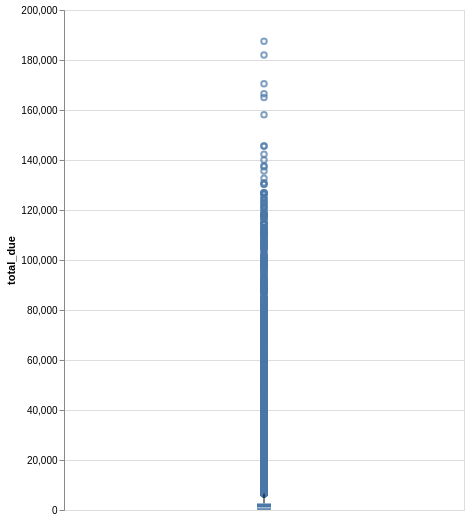

Notebook code for this chart:
### Code cell
# boxplot of total_due, numerous outliers (aligned with last cell)
alt.Chart(df).mark_boxplot().encode(
    y='total_due'
).properties(
    width=400,
    height=500
)

### Figure 1 — Vega specification as saved in the notebook (floating-point values rounded to 4 significant figures; data arrays with more than 128 entries replaced by an {"elided": "..."} marker saying what was removed)
{"$schema": "https://vega.github.io/schema/vega/v5.json", "data": [{"name": "source_0"}, {"name": "data_0"}, {"name": "data_1", "values": {"elided": "2127 records"}}, {"name": "data_2"}, {"name": "data_3", "values": [{"lower_box_total_due": 62.95, "lower_whisker_total_due": 1.518, "upper_whisker_total_due": 6443.0}]}, {"name": "data_4", "values": [{"lower_whisker_total_due": 1.518, "upper_box_total_due": 2615.0, "upper_whisker_total_due": 6443.0}]}, {"name": "data_5"}, {"name": "data_6", "values": [{"lower_box_total_due": 62.95, "max_total_due": 187500.0, "mid_box_total_due": 865.2, "min_total_due": 1.518, "upper_box_total_due": 2615.0}]}, {"name": "data_7", "values": [{"lower_box_total_due": 62.95, "max_total_due": 187500.0, "mid_box_total_due": 865.2, "min_total_due": 1.518, "upper_box_total_due": 2615.0}]}], "marks": [{"type": "symbol", "name": "layer_0_layer_0_marks", "from": {"data": "data_1"}, "encode": {"update": {"fill": {"value": "transparent"}, "stroke": {"value": "#4c78a8"}, "x": {"signal": "width", "mult": 0.5}, "opacity": {"value": 0.7}, "y": {"field": "total_due", "scale": "y"}}}, "style": ["point", "boxplot-outliers"]}, {"type": "rule", "name": "layer_0_layer_1_layer_0_marks", "from": {"data": "data_3"}, "encode": {"update": {"x": {"signal": "width", "mult": 0.5}, "y": {"field": "lower_whisker_total_due", "scale": "y"}, "stroke": {"value": "black"}, "tooltip": {"signal": "{\"Upper Whisker of total_due\": format(datum[\"upper_whisker_total_due\"], \"\"), \"Lower Whisker of total_due\": format(datum[\"lower_whisker_total_due\"], \"\")}"}, "y2": {"field": "lower_box_total_due", "scale": "y"}}}, "style": ["rule", "boxplot-rule"], "aria": false}, {"type": "rule", "name": "layer_0_layer_1_layer_1_marks", "from": {"data": "data_4"}, "encode": {"update": {"y2": {"field": "upper_whisker_total_due", "scale": "y"}, "stroke": {"value": "black"}, "y": {"field": "upper_box_total_due", "scale": "y"}, "tooltip": {"signal": "{\"Upper Whisker of total_due\": format(datum[\"upper_whisker_total_due\"], \"\"), \"Lower Whisker of total_due\": format(datum[\"lower_whisker_total_due\"], \"\")}"}, "x": {"signal": "width", "mult": 0.5}}}, "aria": false, "style": ["rule", "boxplot-rule"]}, {"type": "rect", "name": "layer_1_layer_0_marks", "from": {"data": "data_6"}, "encode": {"update": {"y": {"field": "lower_box_total_due", "scale": "y"}, "tooltip": {"signal": "{\"Max of total_due\": format(datum[\"max_total_due\"], \"\"), \"Q3 of total_due\": format(datum[\"upper_box_total_due\"], \"\"), \"Median of total_due\": format(datum[\"mid_box_total_due\"], \"\"), \"Q1 of total_due\": format(datum[\"lower_box_total_due\"], \"\"), \"Min of total_due\": format(datum[\"min_total_due\"], \"\")}"}, "xc": {"signal": "width", "mult": 0.5}, "width": {"value": 14}, "fill": {"value": "#4c78a8"}, "y2": {"field": "upper_box_total_due", "scale": "y"}}}, "style": ["bar", "boxplot-box"]}, {"type": "rect", "name": "layer_1_layer_1_marks", "from": {"data": "data_7"}, "encode": {"update": {"height": {"value": 1}, "xc": {"signal": "width", "mult": 0.5}, "tooltip": {"signal": "{\"Max of total_due\": format(datum[\"max_total_due\"], \"\"), \"Q3 of total_due\": format(datum[\"upper_box_total_due\"], \"\"), \"Median of total_due\": format(datum[\"mid_box_total_due\"], \"\"), \"Q1 of total_due\": format(datum[\"lower_box_total_due\"], \"\"), \"Min of total_due\": format(datum[\"min_total_due\"], \"\")}"}, "opacity": {"value": 0.7}, "fill": [{"value": "#4c78a8", "test": "datum['lower_box_total_due'] >= datum['upper_box_total_due']"}, {"value": "white"}], "yc": {"field": "mid_box_total_due", "scale": "y"}, "width": {"value": 14}}}, "aria": false, "style": ["tick", "boxplot-median"]}], "scales": [{"name": "y", "type": "linear", "domain": {"fields": [{"data": "data_1", "field": "total_due"}, {"data": "data_3", "field": "lower_whisker_total_due"}, {"data": "data_3", "field": "lower_box_total_due"}, {"data": "data_4", "field": "upper_box_total_due"}, {"data": "data_4", "field": "upper_whisker_total_due"}, {"data": "data_6", "field": "lower_box_total_due"}, {"data": "data_6", "field": "upper_box_total_due"}, {"data": "data_7", "field": "mid_box_total_due"}]}, "range": [{"signal": "height"}, 0], "zero": true, "nice": true}], "axes": [{"scale": "y", "ticks": false, "aria": false, "minExtent": 0, "tickCount": {"signal": "ceil(height/40)"}, "maxExtent": 0, "labels": false, "domain": false, "grid": true, "zindex": 0, "orient": "left"}, {"scale": "y", "title": "total_due", "grid": false, "tickCount": {"signal": "ceil(height/40)"}, "orient": "left", "zindex": 0, "labelOverlap": true}], "background": "white", "padding": 5, "width": 400, "height": 500, "style": "cell"}
